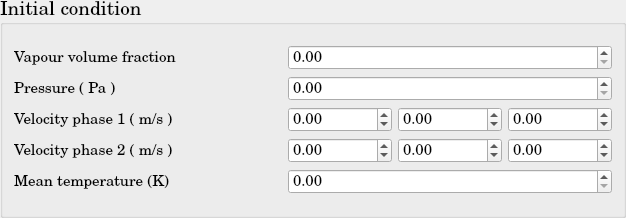
   <widget class="QGroupBox" name="FEqs_InitialCondition">
    <property name="geometry">
     <rect>
      <x>1330</x>
      <y>70</y>
      <width>626</width>
      <height>218</height>
     </rect>
    </property>
    <property name="font">
     <font>
      <family>Century Schoolbook L</family>
      <pointsize>14</pointsize>
      <weight>50</weight>
      <bold>false</bold>
     </font>
    </property>
    <property name="title">
     <string>Initial condition</string>
    </property>
    <layout class="QGridLayout" name="gridLayout_19">
     <item row="0" column="0">
      <layout class="QHBoxLayout" name="FEqs_InitialConditionLayout">
       <item>
        <layout class="QVBoxLayout" name="FEqs_InitialConditionLayoutV_2">
         <item>
          <widget class="QLabel" name="FEqs_Alpha">
           <property name="font">
            <font>
             <pointsize>11</pointsize>
            </font>
           </property>
           <property name="text">
            <string>Vapour volume fraction</string>
           </property>
          </widget>
         </item>
         <item>
          <widget class="QLabel" name="FEqs_pressure">
           <property name="font">
            <font>
             <pointsize>11</pointsize>
            </font>
           </property>
           <property name="text">
            <string>Pressure ( Pa )</string>
           </property>
          </widget>
         </item>
         <item>
          <widget class="QLabel" name="FEqs_velocity1">
           <property name="font">
            <font>
             <pointsize>11</pointsize>
            </font>
           </property>
           <property name="text">
            <string>Velocity phase 1 ( m/s )</string>
           </property>
          </widget>
         </item>
         <item>
          <widget class="QLabel" name="FEqs_velocity2">
           <property name="font">
            <font>
             <pointsize>11</pointsize>
            </font>
           </property>
           <property name="text">
            <string>Velocity phase 2 ( m/s )</string>
           </property>
          </widget>
         </item>
         <item>
          <widget class="QLabel" name="FEqs_Commentemperature">
           <property name="font">
            <font>
             <pointsize>11</pointsize>
            </font>
           </property>
           <property name="text">
            <string>Mean temperature (K)</string>
           </property>
          </widget>
         </item>
        </layout>
       </item>
       <item>
        <layout class="QVBoxLayout" name="FEqs_InitialConditionLayoutV">
         <item>
          <widget class="QDoubleSpinBox" name="FEqs_Alpha_doubleSpinBox">
           <property name="font">
            <font>
             <pointsize>11</pointsize>
            </font>
           </property>
           <property name="maximum">
            <double>1.000000000000000</double>
           </property>
          </widget>
         </item>
         <item>
          <widget class="QDoubleSpinBox" name="FEqs_pressure_doubleSpinBox">
           <property name="font">
            <font>
             <pointsize>11</pointsize>
            </font>
           </property>
           <property name="maximum">
            <double>999999999.990000009536743</double>
           </property>
          </widget>
         </item>
         <item>
          <layout class="QHBoxLayout" name="FEqs_VelocityP1">
           <item>
            <widget class="QDoubleSpinBox" name="FEqs_VelocityP1_1d_doubleSpinBox">
             <property name="font">
              <font>
               <pointsize>11</pointsize>
              </font>
             </property>
             <property name="minimum">
              <double>-1000000000.000000000000000</double>
             </property>
             <property name="maximum">
              <double>1000000000.000000000000000</double>
             </property>
            </widget>
           </item>
           <item>
            <widget class="QDoubleSpinBox" name="FEqs_VelocityP1_2d_doubleSpinBox">
             <property name="font">
              <font>
               <pointsize>11</pointsize>
              </font>
             </property>
             <property name="minimum">
              <double>-1000000000.000000000000000</double>
             </property>
             <property name="maximum">
              <double>1000000000.000000000000000</double>
             </property>
            </widget>
           </item>
           <item>
            <widget class="QDoubleSpinBox" name="FEqs_VelocityP1_3d_doubleSpinBox">
             <property name="font">
              <font>
               <pointsize>11</pointsize>
              </font>
             </property>
             <property name="minimum">
              <double>-1000000000.000000000000000</double>
             </property>
             <property name="maximum">
              <double>1000000000.000000000000000</double>
             </property>
            </widget>
           </item>
          </layout>
         </item>
         <item>
          <layout class="QHBoxLayout" name="FEqs_VelocityP2">
           <item>
            <widget class="QDoubleSpinBox" name="FEqs_VelocityP2_1d_doubleSpinBox">
             <property name="font">
              <font>
               <pointsize>11</pointsize>
              </font>
             </property>
             <property name="minimum">
              <double>-1000000000.000000000000000</double>
             </property>
             <property name="maximum">
              <double>1000000000.000000000000000</double>
             </property>
            </widget>
           </item>
           <item>
            <widget class="QDoubleSpinBox" name="FEqs_VelocityP2_2d_doubleSpinBox">
             <property name="font">
              <font>
               <pointsize>11</pointsize>
              </font>
             </property>
             <property name="minimum">
              <double>-1000000000.000000000000000</double>
             </property>
             <property name="maximum">
              <double>1000000000.000000000000000</double>
             </property>
            </widget>
           </item>
           <item>
            <widget class="QDoubleSpinBox" name="FEqs_VelocityP2_3d_doubleSpinBox">
             <property name="font">
              <font>
               <pointsize>11</pointsize>
              </font>
             </property>
             <property name="minimum">
              <double>-1000000000.000000000000000</double>
             </property>
             <property name="maximum">
              <double>1000000000.000000000000000</double>
             </property>
            </widget>
           </item>
          </layout>
         </item>
         <item>
          <widget class="QDoubleSpinBox" name="FEqs_CommonTemperature_doubleSpinBox">
           <property name="font">
            <font>
             <pointsize>11</pointsize>
            </font>
           </property>
           <property name="maximum">
            <double>999999999.990000009536743</double>
           </property>
          </widget>
         </item>
        </layout>
       </item>
      </layout>
     </item>
    </layout>
   </widget>
